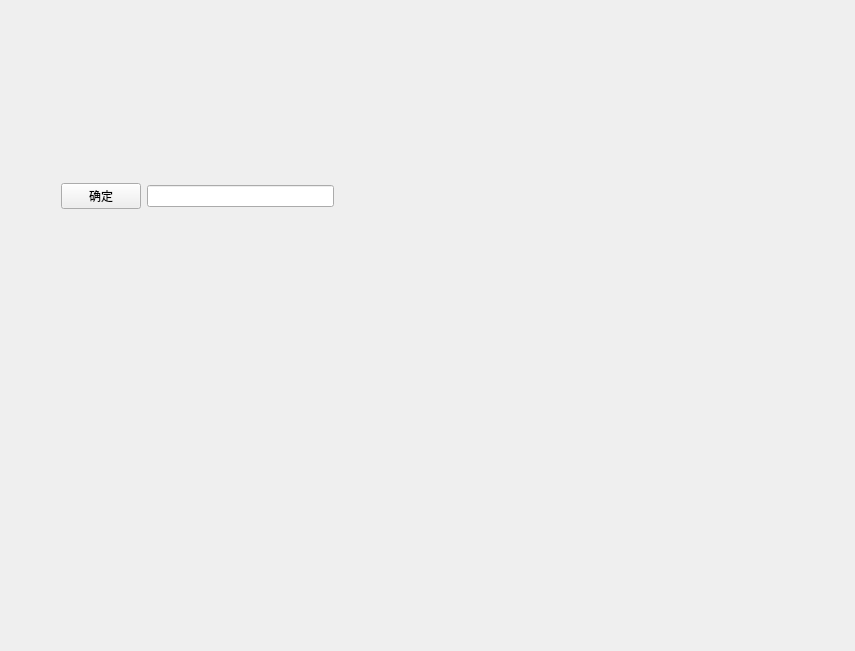
<?xml version="1.0" encoding="UTF-8"?>
<ui version="4.0">
 <class>Form</class>
 <widget class="QWidget" name="Form">
  <property name="geometry">
   <rect>
    <x>0</x>
    <y>0</y>
    <width>855</width>
    <height>651</height>
   </rect>
  </property>
  <property name="windowTitle">
   <string>Form</string>
  </property>
  <widget class="QWidget" name="">
   <property name="geometry">
    <rect>
     <x>61</x>
     <y>181</y>
     <width>273</width>
     <height>30</height>
    </rect>
   </property>
   <layout class="QHBoxLayout" name="horizontalLayout">
    <item>
     <widget class="QPushButton" name="pushButton">
      <property name="text">
       <string>确定</string>
      </property>
     </widget>
    </item>
    <item>
     <widget class="QLineEdit" name="lineEdit"/>
    </item>
   </layout>
  </widget>
  <zorder>lineEdit</zorder>
  <zorder>pushButton</zorder>
  <zorder>pushButton</zorder>
  <zorder>lineEdit</zorder>
 </widget>
 <resources/>
 <connections/>
</ui>
